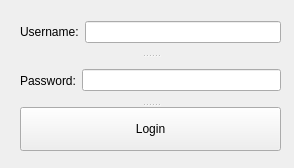
<?xml version="1.0" encoding="UTF-8"?>
<ui version="4.0">
 <class>Login</class>
 <widget class="QWidget" name="Login">
  <property name="geometry">
   <rect>
    <x>0</x>
    <y>0</y>
    <width>294</width>
    <height>168</height>
   </rect>
  </property>
  <property name="windowTitle">
   <string>Form</string>
  </property>
  <widget class="QSplitter" name="splitter">
   <property name="geometry">
    <rect>
     <x>20</x>
     <y>10</y>
     <width>261</width>
     <height>141</height>
    </rect>
   </property>
   <property name="orientation">
    <enum>Qt::Vertical</enum>
   </property>
   <widget class="QWidget" name="">
    <layout class="QHBoxLayout" name="horizontalLayout">
     <item>
      <widget class="QLabel" name="usernameLabel">
       <property name="text">
        <string>Username:</string>
       </property>
      </widget>
     </item>
     <item>
      <widget class="QLineEdit" name="usernameLineEdit"/>
     </item>
    </layout>
   </widget>
   <widget class="QWidget" name="">
    <layout class="QHBoxLayout" name="horizontalLayout_2">
     <item>
      <widget class="QLabel" name="passwordLabel">
       <property name="text">
        <string>Password:</string>
       </property>
      </widget>
     </item>
     <item>
      <widget class="QLineEdit" name="passwordLineEdit">
       <property name="echoMode">
        <enum>QLineEdit::Password</enum>
       </property>
      </widget>
     </item>
    </layout>
   </widget>
   <widget class="QPushButton" name="loginButton">
    <property name="text">
     <string>Login</string>
    </property>
   </widget>
  </widget>
 </widget>
 <resources/>
 <connections/>
</ui>
